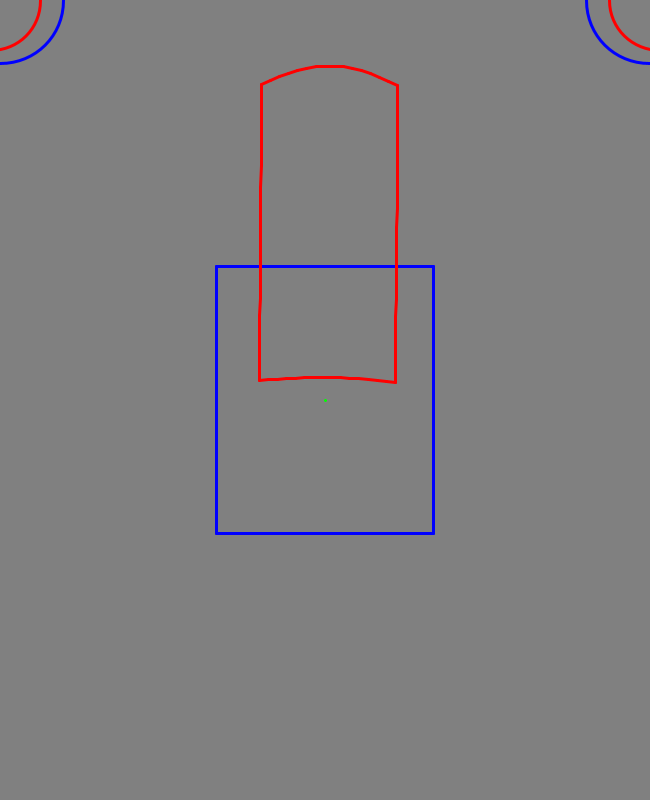
Frame 1 (no input)
Frame 60 (the mouse pressed at the canvas centre just before this capture): identical to frame 1, image omitted
Frame 120 (the mouse held since frame 60 and released just before this capture): identical to frame 1, image omitted

The Processing sketch that drew this single still picture (run headless with seeded random() and noise(); from frame 60 on, the mouse is pressed at the canvas centre):

// Processing sketch: zarplotterDifference
// ── zarplotterDifference.pde
//---------------------------------
// Visualize what happens if a polargraph starts at the wrong position.
//
// blue is the believed position of the pen
// red is the actual position of the pen
// green is the difference between believed and actual positions at the start.
// click & drag to see effect as origin changes.
// also try changing values in setup() to tweak other differences. 
//
// please visit marginallyclever.com to check out our other great robot stuff.
//
// 2016-11-25 dan@marginallyclever.com
// Written in Processing 3.2.1
// CC-BY-SA-NC (https://creativecommons.org/licenses/by-nc-sa/4.0/)
//---------------------------------

class Machine {
  public float w,h;  // machine dimensions
  public float x,y;  // plotter position
  public float l,r;  // right and left belt length
  public float p;  // pulley diameter

  Machine() {
    w=width;
    h=height;
    x=w/2;
    y=h/2;
    p = 4.0/PI;
  }
  // update l,r based on x,y and w,h
  void IK() {
    float adj = x;
    float opp = y;
    l = sqrt(adj*adj+opp*opp);
    adj = w - x;
    r = sqrt(adj*adj+opp*opp);
  }
  // update x,y based on l,r and w,h
  void FK() {
    float a = l;
    float b = w;
    float c = r;
    float theta = ((a*a+b*b-c*c)/(2.0*a*b));
    x = theta * a;
    y = (sqrt( 1.0 - theta * theta ) * a);
  }
  
  void teleport(float xx,float yy) {
    x=xx;
    y=yy;
    IK();
  }
};


Machine actual, believed;
float dx, dy;  // xy deviation between actual origin and believed origin
float leftDiff, rightDiff;  // belt differences at origin


void setup() {
  size(650,800);  // machine size
  strokeWeight(3);
  dx=0;
  dy=0;
  actual = new Machine();
  believed = new Machine();

  actual.w += 20;  // Change me to see what happens!
  actual.p = 3.2/PI;  // Change me to see what happens!
  
  adjustDiff();
}


void mouseDragged() {
  float mdx = mouseX - pmouseX;
  float mdy = mouseY - pmouseY;
  dx+=mdx;
  dy+=mdy;
  adjustDiff();
  // will update entire picture on next draw()
}


void adjustDiff() {
  believed.teleport(believed.w/2.0f,believed.h/2.0f);
  actual.teleport(believed.x+dx,believed.y+dy);
  leftDiff = believed.l - actual.l;
  rightDiff = believed.r - actual.r;
}


void draw() {
  background(128,128,128);
  stroke(0,255,0);
  // believed home position to actual home position 
  line(
    believed.w/2.0f,
    believed.h/2.0f,
    believed.w/2.0f+dx,
    believed.h/2.0f+dy
  );
  // believed pulley diameter
  noFill();
  stroke(0,0,255);
  ellipse(width /2 - believed.w/2,
          height/2 - believed.h/2,
          believed.p*100,
          believed.p*100);
  ellipse(width /2 + believed.w/2,
          height/2 - believed.h/2,
          believed.p*100,
          believed.p*100);
  // actual pulley diameter
  stroke(255,0,0);
  ellipse(width /2 - actual.w/2,
          height/2 - actual.h/2,
          actual.p*100,
          actual.p*100);
  ellipse(width /2 + actual.w/2,
          height/2 - actual.h/2,
          actual.p*100,
          actual.p*100);
  
  // draw a rectangle 1/9 the size of the polargraph
  float x0,y0,x1,y1;
  x0 = believed.w/3.0f;
  y0 = believed.h/3.0f;
  x1 = believed.w*2.0f/3.0f;
  y1 = y0;
  lineInterpolate(x0,y0,x1,y1,15);
  x0=x1;
  y0=y1;
  y1=believed.h*2.0f/3.0f;
  lineInterpolate(x0,y0,x1,y1,15);
  x0=x1;
  y0=y1;
  x1=believed.w/3.0f;
  lineInterpolate(x0,y0,x1,y1,15);
  x0=x1;
  y0=y1;
  y1=believed.h/3.0f;
  lineInterpolate(x0,y0,x1,y1,15);
}  


// Draw an interpolated line so the curvature of the error is visible. 
void lineInterpolate(float x0,float y0,float x1,float y1,int steps) {
  float a=x1-x0;
  float b=y1-y0;
  float s = steps;
  
  float i;
  for(i=0;i<steps;++i) {
    lineVisual(
      x0 + a * (i  )/s,
      y0 + b * (i  )/s,
      x0 + a * (i+1)/s,
      y0 + b * (i+1)/s
    );
  }
}


// draw a line, showing the difference between believed and actual belt length
void lineVisual(float x0,float y0,float x1,float y1) {
  // believed
  stroke(0,0,255);
  line(x0,y0,x1,y1);
  // actual
  moveTo(x0,y0);
  float x0a = actual.x;
  float y0a = actual.y;
  moveTo(x1,y1);
  float x1a = actual.x;
  float y1a = actual.y;
  stroke(255,0,0);
  line(x0a,y0a,x1a,y1a);
}


// moves the believed and actual pens while maintaining consistent belt difference
void moveTo(float x,float y) {
  believed.x=x;
  believed.y=y;
  believed.IK();
  float s = actual.p / believed.p;
  actual.l = (believed.l - leftDiff)*s;
  actual.r = (believed.r - rightDiff)*s;
  actual.FK();
}
